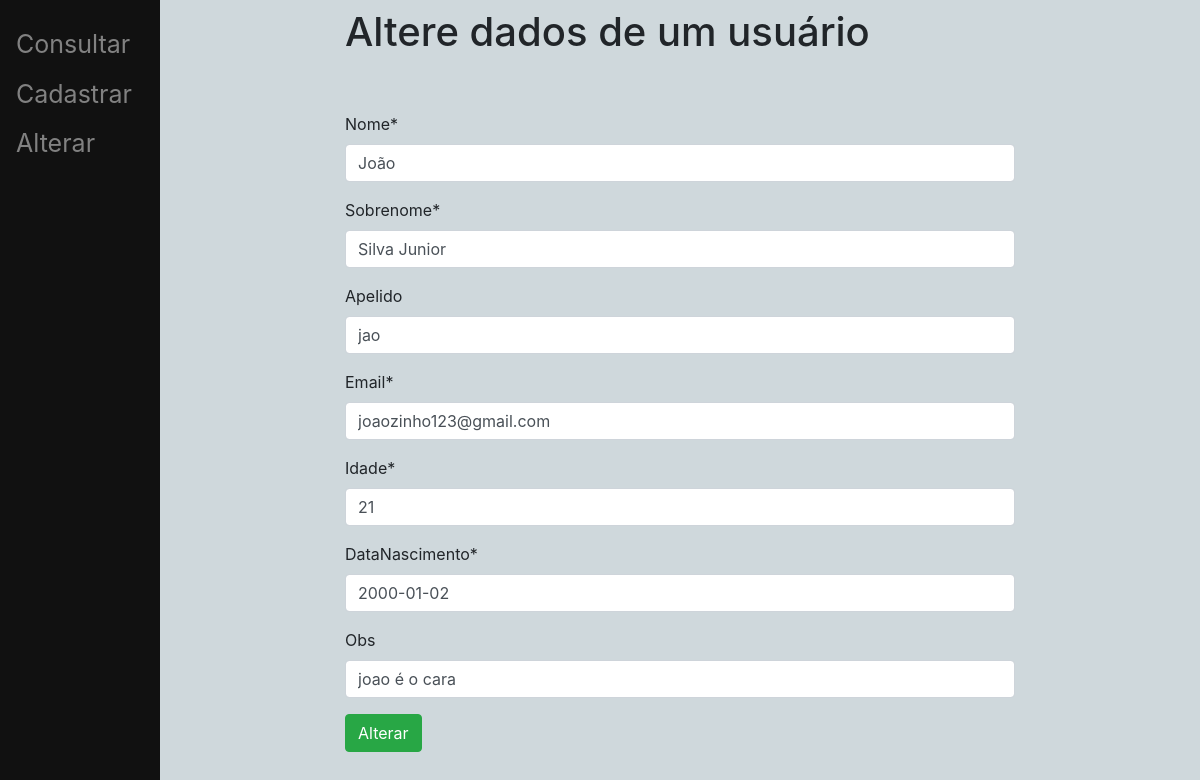
Screenshot of /altera/escolha/1/ with the database file from the repository.
### main/models.py (models this page shows, shortened)
class User(models.Model):
    nome = models.CharField(max_length=15)
    sobrenome = models.CharField(max_length=40)
    apelido = models.CharField(max_length=10)
    email = models.EmailField()
    idade = models.SmallIntegerField()
    dataNascimento = models.DateField()
    obs = models.CharField(max_length=100)
    class Meta:
        ordering = ('nome', 'sobrenome')

### main/views.py (the view)
# urls.py: path("altera/escolha/<str:pk>/", views.updateUser, name="updateUser"),
def updateUser(request, pk):
    user = User.objects.get(id=pk)
    form = UpdateUser(instance=user)
    if request.method == 'POST':
        form = UpdateUser(request.POST or None, instance=user)
        if form.is_valid():
            form.save()
            return redirect('/consulta')
    context = {'form': form, 'user': user}
    return render(request, 'main/update.html', context)

### main/forms.py
class UpdateUser(RequiredFieldsMixin, forms.ModelForm):
    class Meta:
        model = User
        fields = ['nome', 'sobrenome', 'apelido', 'email', 'idade', 'dataNascimento', 'obs']
        fields_required = ['nome', 'sobrenome', 'email', 'idade', 'dataNascimento']

### main/templates/main/update.html (shortened to what this page needs)
{% extends 'main/base.html'%}
{% load crispy_forms_tags %}
{% block content%}
<h1 class="mt-2"> Altere dados de um usuário</h1>
    <br>
    <br>
<form method="post" action="/altera/escolha/{{user.id}}/" class="form-group">
    {{ form|crispy }}
    <button type="submit", name="save" class="btn btn-success">Alterar</button>
</form>
 {%endblock%}

### main/templates/main/base.html (style rules this page uses)
.body { background-color: #CFD8DC; }

### rows the page displays
User: nome "João", sobrenome "Silva Junior", apelido "jao", email "joaozinho123@gmail.com", idade "21", dataNascimento "2000-01-02", obs "joao é o cara"
